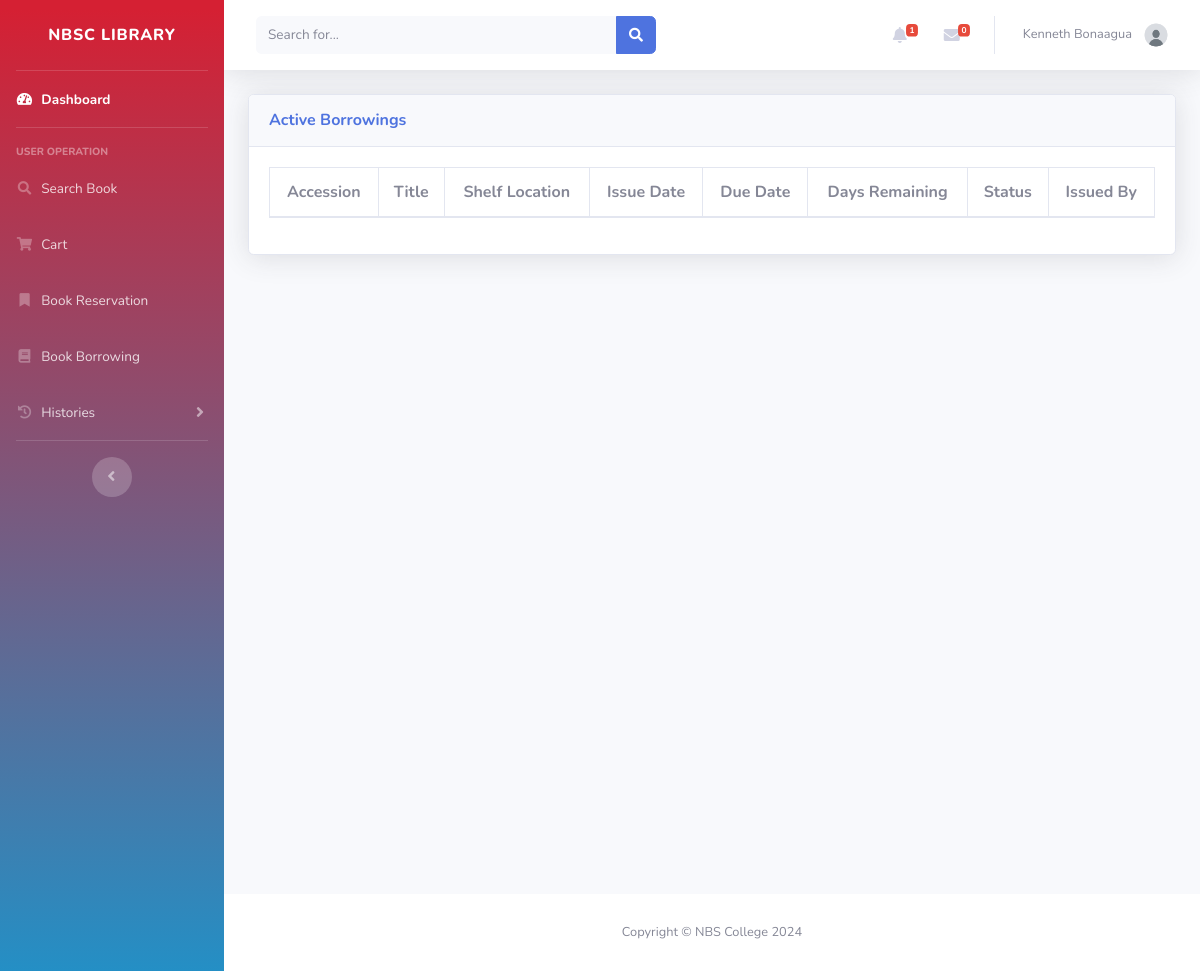
The app's page /User/book_borrowing.php (signed in), older data.
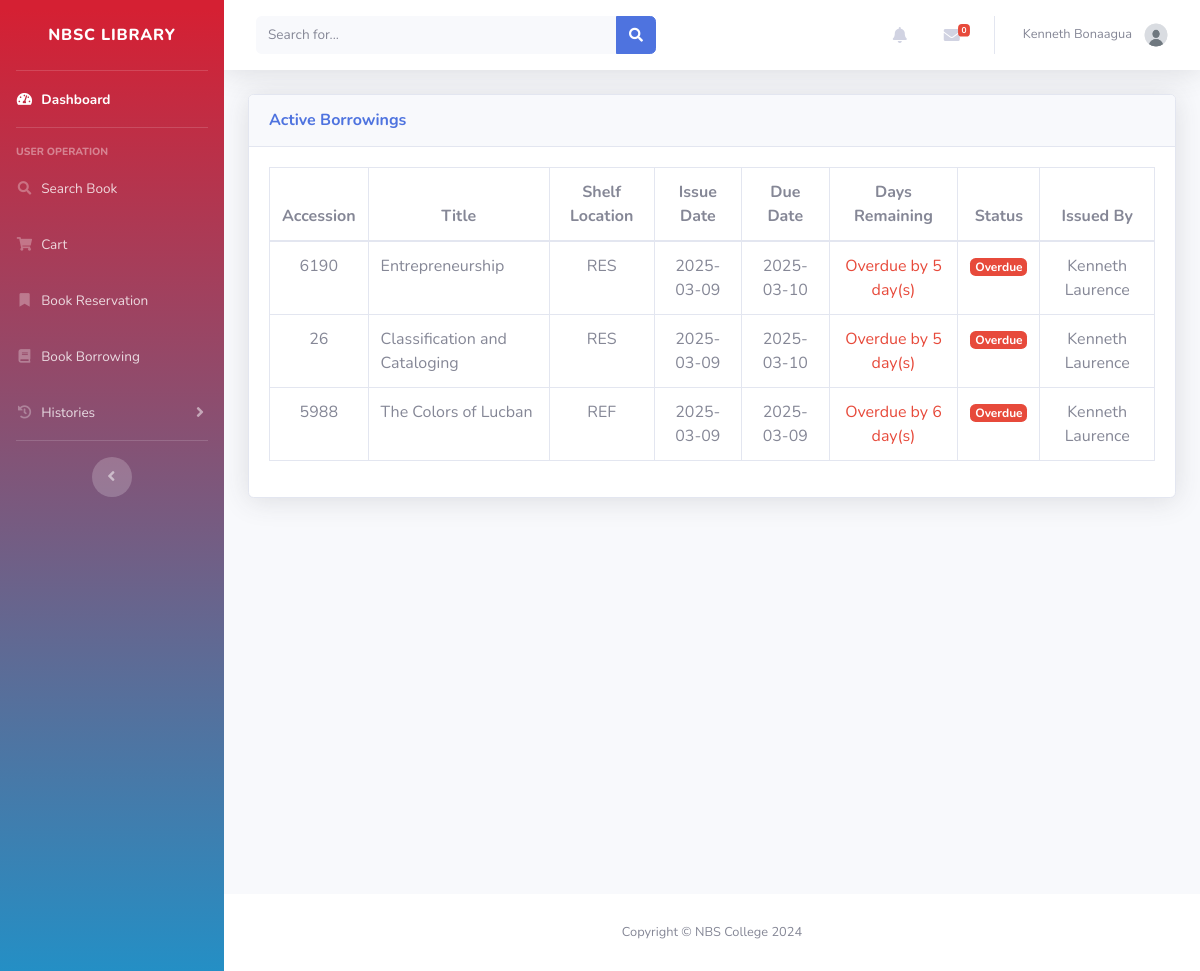
The same page, newer data.
### tables this page shows
CREATE TABLE `borrowings` (
  `id` int(225) NOT NULL,
  `user_id` int(225) DEFAULT NULL,
  `book_id` int(225) DEFAULT NULL,
  `status` varchar(100) DEFAULT NULL,
  `issue_date` date DEFAULT NULL,
  `issued_by` int(11) DEFAULT NULL,
  `due_date` date DEFAULT NULL,
  `return_date` date DEFAULT NULL,
  `recieved_by` int(11) DEFAULT NULL,
  `report_date` date DEFAULT NULL,
  `replacement_date` date DEFAULT NULL,
  `reminder_sent` tinyint(4) DEFAULT NULL
);

CREATE TABLE `books` (
  `id` int(11) NOT NULL,
  `accession` int(11) NOT NULL,
  `title` varchar(100) DEFAULT NULL,
  `preferred_title` varchar(100) DEFAULT NULL,
  `parallel_title` varchar(100) DEFAULT NULL,
  `subject_category` varchar(100) DEFAULT NULL,
  `subject_detail` varchar(9999) DEFAULT NULL,
  `summary` varchar(1000) DEFAULT NULL,
  `contents` varchar(1000) DEFAULT NULL,
  `front_image` varchar(100) DEFAULT NULL,
  `back_image` varchar(100) DEFAULT NULL,
  `dimension` varchar(100) DEFAULT NULL,
  `series` varchar(100) DEFAULT NULL,
  `volume` varchar(100) DEFAULT NULL,
  `edition` varchar(100) DEFAULT NULL,
  `copy_number` int(225) DEFAULT NULL,
  `total_pages` varchar(100) DEFAULT NULL,
  `supplementary_contents` varchar(100) DEFAULT NULL,
  `ISBN` varchar(100) DEFAULT NULL,
  `content_type` varchar(100) DEFAULT NULL,
  `media_type` varchar(100) DEFAULT NULL,
  `carrier_type` varchar(100) DEFAULT NULL,
  `call_number` varchar(100) DEFAULT NULL,
  `URL` varchar(225) DEFAULT NULL,
  `language` varchar(100) DEFAULT NULL,
  `shelf_location` varchar(100) DEFAULT NULL,
  `entered_by` int(225) DEFAULT NULL,
  `date_added` date DEFAULT NULL,
  `status` varchar(100) DEFAULT NULL,
  `updated_by` int(11) DEFAULT NULL,
  `last_update` date DEFAULT NULL
);

### User/book_borrowing.php (the view, shortened to what this page needs)
<?php
include '../db.php';
$user_id = $_SESSION['user_id'];
$query = "SELECT b.id, bk.accession, bk.title, bk.shelf_location, b.issue_date, b.due_date, b.status,
                 a1.firstname AS issued_by_name, a2.firstname AS received_by_name
          FROM borrowings b
          JOIN books bk ON b.book_id = bk.id
          LEFT JOIN admins a1 ON b.issued_by = a1.id
          LEFT JOIN admins a2 ON b.recieved_by = a2.id
          WHERE b.user_id = ? AND b.status IN ('Active', 'Overdue')";
$stmt = $conn->prepare($query);
$stmt->bind_param('i', $user_id);
$stmt->execute();
$result = $stmt->get_result();
include 'inc/header.php';
?>
<head>
</head>
<div id="content" class="d-flex flex-column min-vh-100">
    <div class="container-fluid">
        <div class="card shadow mb-4">
            <div class="card-header py-3">
                <h6 class="m-0 font-weight-bold text-primary">Active Borrowings</h6>
            </div>
            <div class="card-body">
                <div class="table-responsive">
                    <table class="table table-bordered" id="dataTable" width="100%" cellspacing="0">
                        <thead>
                            <tr>
                                <th class="text-center">Accession</th>
                                <th class="text-center">Title</th>
                                <th class="text-center">Shelf Location</th>
                                <th class="text-center">Issue Date</th>
                                <th class="text-center">Due Date</th>
                                <th class="text-center">Days Remaining</th>
                                <th class="text-center">Status</th>
                                <th class="text-center">Issued By</th>
                            </tr>
                        </thead>
                        <tbody>
                            <?php if ($result && $result->num_rows > 0):
                                while ($row = $result->fetch_assoc()):
                                    $due_date = new DateTime($row['due_date']);
                                    $today = new DateTime();
                                    $days_remaining = $today->diff($due_date)->days;
                                    $is_overdue = $today > $due_date;
                                    $is_today = $today->format('Y-m-d') == $due_date->format('Y-m-d');
                                    $is_tomorrow = $today->modify('+1 day')->format('Y-m-d') == $due_date->format('Y-m-d');
                            ?>
                                <tr>
                                    <td class="text-center"><?php echo htmlspecialchars($row['accession']); ?></td>
                                    <td><?php echo htmlspecialchars($row['title']); ?></td>
                                    <td class="text-center"><?php echo htmlspecialchars($row['shelf_location']); ?></td>
                                    <td class="text-center"><?php echo date('Y-m-d', strtotime($row['issue_date'])); ?></td>
                                    <td class="text-center"><?php echo date('Y-m-d', strtotime($row['due_date'])); ?></td>
                                    <td class="text-center">
                                        <?php if ($is_today): ?>
                                            Library is open until 4 PM today
                                        <?php elseif ($is_tomorrow): ?>
                                            Library is open until 4 PM tomorrow
                                        <?php elseif ($is_overdue): ?>
                                            <span class="text-danger">Overdue by <?php echo $days_remaining; ?> day(s)</span>
                                        <?php else: ?>
                                            <?php echo $days_remaining; ?> days
                                        <?php endif; ?>
                                    </td>
                                    <td class="text-center">
                                        <?php if ($is_overdue): ?>
                                            <span class="badge badge-danger">Overdue</span>
                                        <?php else: ?>
                                            <span class="badge badge-success">Active</span>
                                        <?php endif; ?>
                                    </td>
                                    <td class="text-center"><?php echo htmlspecialchars($row['issued_by_name']); ?></td>
                                </tr>
                            <?php endwhile; ?>
                            <?php endif; ?>
                        </tbody>
                    </table>
                </div>
            </div>
        </div>
    </div>
</div>
<?php include 'inc/footer.php'; ?>

### user/inc/header.php (shortened to what this page needs)
<!DOCTYPE html>
<html lang="en">
<head>
    <link href="vendor/fontawesome-free/css/all.min.css" rel="stylesheet" type="text/css">
    <link href="inc/css/sb-admin-2.min.css" rel="stylesheet">
    <link href="inc/assets/DataTables/datatables.min.css" rel="stylesheet">
</head>
<body id="page-top">
    <div id="wrapper">
        <ul class="navbar-nav bg-gradient-primary sidebar sidebar-dark accordion" id="accordionSidebar">
            <a class="sidebar-brand d-flex align-items-center justify-content-center" href="dashboard.php">
                <div class="sidebar-brand-text mx-3">NBSC Library <sup></sup></div>
            </a>
            <hr class="sidebar-divider my-0">
            <li class="nav-item active">
                <a class="nav-link" href="dashboard.php">
                    <i class="fas fa-fw fa-tachometer-alt"></i>
                    <span>Dashboard</span></a>
            </li>
            <hr class="sidebar-divider">
            <div class="sidebar-heading">
                User Operation
            </div>
            <li class="nav-item">
                <a class="nav-link" href="searchbook.php">
                    <i class="fas fa-fw fa-search"></i>
                    <span>Search Book</span>
                </a>
            </li>
            <li class="nav-item">
                <a class="nav-link" href="cart.php">
                    <i class="fas fa-fw fa-shopping-cart"></i>
                    <span>Cart</span>
                </a>
            </li>
            <li class="nav-item">
                <a class="nav-link" href="book_reservations.php">
                    <i class="fas fa-fw fa-bookmark"></i>
                    <span>Book Reservation</span>
                </a>
            </li>
            <li class="nav-item">
                <a class="nav-link" href="book_borrowing.php">
                    <i class="fas fa-fw fa-book"></i>
                    <span>Book Borrowing</span>
                </a>
            </li>
            <li class="nav-item">
                <a class="nav-link collapsed" href="#" data-toggle="collapse" data-target="#collapseHistories"
                    aria-expanded="true" aria-controls="collapseHistories">
                    <i class="fas fa-fw fa-history"></i>
                    <span>Histories</span>
                </a>
            </li>
            <hr class="sidebar-divider d-none d-md-block">
            <div class="text-center d-none d-md-inline">
                <button class="rounded-circle border-0" id="sidebarToggle"></button>
            </div>
        </ul>
        <div id="content-wrapper" class="d-flex flex-column">
            <div id="content">
                <nav class="navbar navbar-expand navbar-light bg-white topbar mb-4 static-top shadow">
                    <form
                        class="d-none d-sm-inline-block form-inline mr-auto ml-md-3 my-2 my-md-0 mw-100 navbar-search">
                        <div class="input-group">
                            <input type="text" class="form-control bg-light border-0 small" placeholder="Search for..."
                                aria-label="Search" aria-describedby="basic-addon2">
                            <div class="input-group-append">
                                <button class="btn btn-primary" type="button">
                                    <i class="fas fa-search fa-sm"></i>
                                </button>
                            </div>
                        </div>
                    </form>
                    <ul class="navbar-nav ml-auto">
                        <li class="nav-item dropdown no-arrow mx-1">
                            <?php
                            $ready_query = "SELECT r.id, b.title, r.reserve_date
                                          FROM reservations r
                                          JOIN books b ON r.book_id = b.id
                                          WHERE r.user_id = ? AND r.status = 'Ready'
                                          ORDER BY r.reserve_date DESC";
                            $ready_stmt = $conn->prepare($ready_query);
                            $ready_stmt->bind_param('i', $_SESSION['user_id']);
                            $ready_stmt->execute();
                            $ready_result = $ready_stmt->get_result();
                            $ready_count = $ready_result->num_rows;
                            ?>
                            <a class="nav-link dropdown-toggle" href="#" id="alertsDropdown" role="button"
                                data-toggle="dropdown" aria-haspopup="true" aria-expanded="false">
                                <i class="fas fa-bell fa-fw"></i>
                                <?php if ($ready_count > 0): ?>
                                    <span class="badge badge-danger badge-counter"><?php echo $ready_count; ?></span>
                                <?php endif; ?>
                            </a>
                        </li>
                        <li class="nav-item dropdown no-arrow mx-1">
                            <a class="nav-link dropdown-toggle" href="#" id="messagesDropdown" role="button"
                                data-toggle="dropdown" aria-haspopup="true" aria-expanded="false">
                                <i class="fas fa-envelope fa-fw"></i>
                                <span class="badge badge-danger badge-counter" id="messageCount">0</span>
                            </a>
                        </li>
                        <li class="nav-item dropdown no-arrow">
                        <a class="nav-link dropdown-toggle" href="#" id="userDropdown" role="button"
                                data-toggle="dropdown" aria-haspopup="true" aria-expanded="false">
                                <span class="mr-2 d-none d-lg-inline text-gray-600 small">
                                    <?php
                                        if(isset($_SESSION['firstname']) && isset($_SESSION ['lastname'])) {
                                            echo $_SESSION['firstname'] . ' ' . $_SESSION['lastname'];
                                        } else {
                                            echo 'User';
                                        }
                                    ?>
                                </span>
                                <img class="img-profile rounded-circle"
                                    src="<?php echo isset($_SESSION['user_image']) && !empty($_SESSION['user_image']) ? $_SESSION['user_image'] : 'img/undraw_profile_1.svg'; ?>"
                                    alt="">
                                </a>
                            </li>
                    </ul>
                </nav>
            </div>
</body>
</html>

### user/inc/footer.php
<footer class="sticky-footer bg-white">
    <div class="container my-auto">
        <div class="copyright text-center my-auto">
            <span>Copyright &copy; NBS College 2024</span>
        </div>
    </div>
</footer>

Row changes from the older to the newer data that the page shows:
added borrowings: book.accession "6190", book.title "Entrepreneurship", book.shelf_location "RES", issue_date "2025-03-09", due_date "2025-03-10", shows "Overdue", admins.firstname "Kenneth Laurence"
added borrowings: book.accession "26", book.title "Classification and Cataloging", book.shelf_location "RES", issue_date "2025-03-09", due_date "2025-03-10", shows "Overdue", admins.firstname "Kenneth Laurence"
added borrowings: book.accession "5988", book.title "The Colors of Lucban", book.shelf_location "REF", issue_date "2025-03-09", due_date "2025-03-09", shows "Overdue", admins.firstname "Kenneth Laurence"
Text that changed along with them:
$ready_count: "1" → (not shown)
